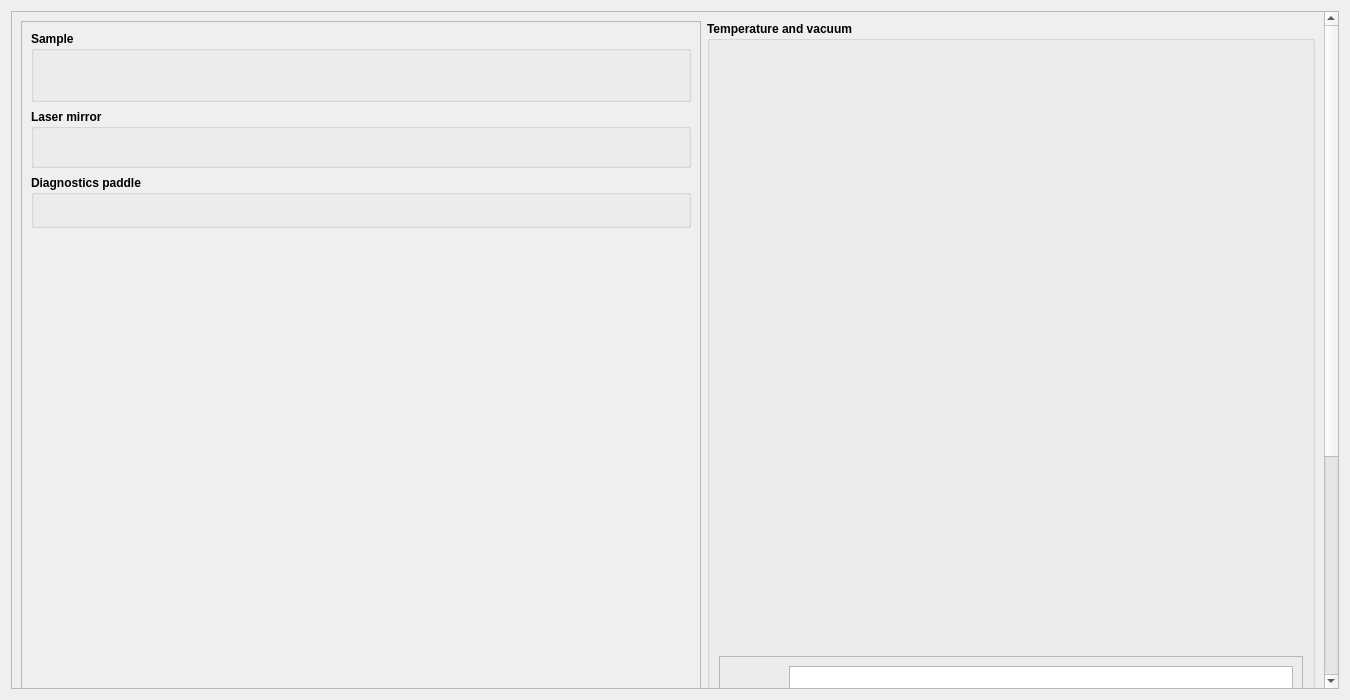
<?xml version="1.0" encoding="UTF-8"?>
<ui version="4.0">
 <class>Form</class>
 <widget class="QWidget" name="Form">
  <property name="geometry">
   <rect>
    <x>0</x>
    <y>0</y>
    <width>1350</width>
    <height>700</height>
   </rect>
  </property>
  <property name="minimumSize">
   <size>
    <width>1350</width>
    <height>700</height>
   </size>
  </property>
  <property name="windowTitle">
   <string>Cryo Chamber</string>
  </property>
  <layout class="QHBoxLayout" name="horizontalLayout">
   <item>
    <widget class="QScrollArea" name="scrollArea">
     <property name="widgetResizable">
      <bool>true</bool>
     </property>
     <widget class="QWidget" name="scrollAreaWidgetContents">
      <property name="geometry">
       <rect>
        <x>0</x>
        <y>0</y>
        <width>1309</width>
        <height>1024</height>
       </rect>
      </property>
      <property name="minimumSize">
       <size>
        <width>686</width>
        <height>0</height>
       </size>
      </property>
      <layout class="QHBoxLayout" name="horizontalLayout_3">
       <item>
        <widget class="QFrame" name="frame_2">
         <property name="minimumSize">
          <size>
           <width>680</width>
           <height>0</height>
          </size>
         </property>
         <property name="maximumSize">
          <size>
           <width>680</width>
           <height>16777215</height>
          </size>
         </property>
         <property name="frameShape">
          <enum>QFrame::StyledPanel</enum>
         </property>
         <property name="frameShadow">
          <enum>QFrame::Raised</enum>
         </property>
         <layout class="QVBoxLayout" name="verticalLayout_5">
          <item>
           <layout class="QVBoxLayout" name="verticalLayout">
            <property name="spacing">
             <number>7</number>
            </property>
            <property name="bottomMargin">
             <number>0</number>
            </property>
            <item>
             <widget class="QGroupBox" name="groupBox">
              <property name="font">
               <font>
                <weight>75</weight>
                <bold>true</bold>
               </font>
              </property>
              <property name="title">
               <string>Sample</string>
              </property>
              <layout class="QVBoxLayout" name="verticalLayout_2">
               <item>
                <widget class="PyDMEmbeddedDisplay" name="PyDMEmbeddedDisplay">
                 <property name="toolTip">
                  <string/>
                 </property>
                 <property name="macros" stdset="0">
                  <string>{&quot;MOTOR&quot;: &quot;XPP:USR:MMS:17&quot;}</string>
                 </property>
                 <property name="filename" stdset="0">
                  <string>../widgets/motor_small.ui</string>
                 </property>
                 <property name="loadWhenShown" stdset="0">
                  <bool>true</bool>
                 </property>
                 <property name="disconnectWhenHidden" stdset="0">
                  <bool>true</bool>
                 </property>
                </widget>
               </item>
               <item>
                <widget class="PyDMEmbeddedDisplay" name="PyDMEmbeddedDisplay_2">
                 <property name="toolTip">
                  <string/>
                 </property>
                 <property name="macros" stdset="0">
                  <string>{&quot;MOTOR&quot;: &quot;XPP:USR:MMS:18&quot;}</string>
                 </property>
                 <property name="filename" stdset="0">
                  <string>../widgets/motor_small.ui</string>
                 </property>
                 <property name="loadWhenShown" stdset="0">
                  <bool>true</bool>
                 </property>
                 <property name="disconnectWhenHidden" stdset="0">
                  <bool>true</bool>
                 </property>
                </widget>
               </item>
               <item>
                <widget class="PyDMEmbeddedDisplay" name="PyDMEmbeddedDisplay_3">
                 <property name="toolTip">
                  <string/>
                 </property>
                 <property name="macros" stdset="0">
                  <string>{&quot;MOTOR&quot;: &quot;XPP:USR:MMS:25&quot;}</string>
                 </property>
                 <property name="filename" stdset="0">
                  <string>../widgets/motor_small.ui</string>
                 </property>
                 <property name="loadWhenShown" stdset="0">
                  <bool>true</bool>
                 </property>
                 <property name="disconnectWhenHidden" stdset="0">
                  <bool>true</bool>
                 </property>
                </widget>
               </item>
               <item>
                <widget class="PyDMEmbeddedDisplay" name="PyDMEmbeddedDisplay_4">
                 <property name="toolTip">
                  <string/>
                 </property>
                 <property name="macros" stdset="0">
                  <string>{&quot;MOTOR&quot;: &quot;XPP:USR:MMS:24&quot;}</string>
                 </property>
                 <property name="filename" stdset="0">
                  <string>../widgets/motor_small.ui</string>
                 </property>
                 <property name="loadWhenShown" stdset="0">
                  <bool>true</bool>
                 </property>
                 <property name="disconnectWhenHidden" stdset="0">
                  <bool>true</bool>
                 </property>
                </widget>
               </item>
               <item>
                <widget class="PyDMEmbeddedDisplay" name="PyDMEmbeddedDisplay_5">
                 <property name="toolTip">
                  <string/>
                 </property>
                 <property name="macros" stdset="0">
                  <string>{&quot;MOTOR&quot;: &quot;XPP:USR:MMS:19&quot;}</string>
                 </property>
                 <property name="filename" stdset="0">
                  <string>../widgets/motor_small.ui</string>
                 </property>
                 <property name="loadWhenShown" stdset="0">
                  <bool>true</bool>
                 </property>
                 <property name="disconnectWhenHidden" stdset="0">
                  <bool>true</bool>
                 </property>
                </widget>
               </item>
               <item>
                <widget class="PyDMEmbeddedDisplay" name="PyDMEmbeddedDisplay_6">
                 <property name="toolTip">
                  <string/>
                 </property>
                 <property name="macros" stdset="0">
                  <string>{&quot;MOTOR&quot;: &quot;XPP:USR:MMS:20&quot;}</string>
                 </property>
                 <property name="filename" stdset="0">
                  <string>../widgets/motor_small.ui</string>
                 </property>
                 <property name="loadWhenShown" stdset="0">
                  <bool>true</bool>
                 </property>
                 <property name="disconnectWhenHidden" stdset="0">
                  <bool>true</bool>
                 </property>
                </widget>
               </item>
              </layout>
             </widget>
            </item>
            <item>
             <widget class="QGroupBox" name="groupBox_2">
              <property name="font">
               <font>
                <weight>75</weight>
                <bold>true</bold>
               </font>
              </property>
              <property name="title">
               <string>Laser mirror</string>
              </property>
              <layout class="QVBoxLayout" name="verticalLayout_3">
               <item>
                <widget class="PyDMEmbeddedDisplay" name="PyDMEmbeddedDisplay_7">
                 <property name="toolTip">
                  <string/>
                 </property>
                 <property name="macros" stdset="0">
                  <string>{&quot;MOTOR&quot;: &quot;XPP:USR:MMS:23&quot;}</string>
                 </property>
                 <property name="filename" stdset="0">
                  <string>../widgets/motor_small.ui</string>
                 </property>
                 <property name="loadWhenShown" stdset="0">
                  <bool>true</bool>
                 </property>
                 <property name="disconnectWhenHidden" stdset="0">
                  <bool>true</bool>
                 </property>
                </widget>
               </item>
               <item>
                <widget class="PyDMEmbeddedDisplay" name="PyDMEmbeddedDisplay_8">
                 <property name="toolTip">
                  <string/>
                 </property>
                 <property name="macros" stdset="0">
                  <string>{&quot;MOTOR&quot;: &quot;XPP:USR:MMS:22&quot;}</string>
                 </property>
                 <property name="filename" stdset="0">
                  <string>../widgets/motor_small.ui</string>
                 </property>
                 <property name="loadWhenShown" stdset="0">
                  <bool>true</bool>
                 </property>
                 <property name="disconnectWhenHidden" stdset="0">
                  <bool>true</bool>
                 </property>
                </widget>
               </item>
               <item>
                <widget class="PyDMEmbeddedDisplay" name="PyDMEmbeddedDisplay_9">
                 <property name="toolTip">
                  <string/>
                 </property>
                 <property name="macros" stdset="0">
                  <string>{&quot;MOTOR&quot;: &quot;XPP:USR:MMS:21&quot;}</string>
                 </property>
                 <property name="filename" stdset="0">
                  <string>../widgets/motor_small.ui</string>
                 </property>
                 <property name="loadWhenShown" stdset="0">
                  <bool>true</bool>
                 </property>
                 <property name="disconnectWhenHidden" stdset="0">
                  <bool>true</bool>
                 </property>
                </widget>
               </item>
               <item>
                <widget class="PyDMEmbeddedDisplay" name="PyDMEmbeddedDisplay_13">
                 <property name="toolTip">
                  <string/>
                 </property>
                 <property name="macros" stdset="0">
                  <string>{&quot;MOTOR&quot;: &quot;XPP:MCS2:01:m10&quot;}</string>
                 </property>
                 <property name="filename" stdset="0">
                  <string>../widgets/motor_small.ui</string>
                 </property>
                 <property name="loadWhenShown" stdset="0">
                  <bool>true</bool>
                 </property>
                 <property name="disconnectWhenHidden" stdset="0">
                  <bool>true</bool>
                 </property>
                </widget>
               </item>
              </layout>
             </widget>
            </item>
            <item>
             <widget class="QGroupBox" name="groupBox_3">
              <property name="font">
               <font>
                <weight>75</weight>
                <bold>true</bold>
               </font>
              </property>
              <property name="title">
               <string>Diagnostics paddle</string>
              </property>
              <layout class="QVBoxLayout" name="verticalLayout_4">
               <item>
                <widget class="PyDMEmbeddedDisplay" name="PyDMEmbeddedDisplay_10">
                 <property name="toolTip">
                  <string/>
                 </property>
                 <property name="macros" stdset="0">
                  <string>{&quot;MOTOR&quot;: &quot;XPP:USR:MMC:05&quot;}</string>
                 </property>
                 <property name="filename" stdset="0">
                  <string>../widgets/motor_small.ui</string>
                 </property>
                 <property name="loadWhenShown" stdset="0">
                  <bool>true</bool>
                 </property>
                 <property name="disconnectWhenHidden" stdset="0">
                  <bool>true</bool>
                 </property>
                </widget>
               </item>
               <item>
                <widget class="PyDMEmbeddedDisplay" name="PyDMEmbeddedDisplay_12">
                 <property name="toolTip">
                  <string/>
                 </property>
                 <property name="macros" stdset="0">
                  <string>{&quot;MOTOR&quot;: &quot;XPP:USR:MMC:06&quot;}</string>
                 </property>
                 <property name="filename" stdset="0">
                  <string>../widgets/motor_small.ui</string>
                 </property>
                 <property name="loadWhenShown" stdset="0">
                  <bool>true</bool>
                 </property>
                 <property name="disconnectWhenHidden" stdset="0">
                  <bool>true</bool>
                 </property>
                </widget>
               </item>
               <item>
                <widget class="PyDMEmbeddedDisplay" name="PyDMEmbeddedDisplay_11">
                 <property name="toolTip">
                  <string/>
                 </property>
                 <property name="macros" stdset="0">
                  <string>{&quot;MOTOR&quot;: &quot;XPP:USR:MMC:04&quot;}</string>
                 </property>
                 <property name="filename" stdset="0">
                  <string>../widgets/motor_small.ui</string>
                 </property>
                 <property name="loadWhenShown" stdset="0">
                  <bool>true</bool>
                 </property>
                 <property name="disconnectWhenHidden" stdset="0">
                  <bool>true</bool>
                 </property>
                </widget>
               </item>
              </layout>
             </widget>
            </item>
           </layout>
          </item>
          <item>
           <spacer name="verticalSpacer">
            <property name="orientation">
             <enum>Qt::Vertical</enum>
            </property>
            <property name="sizeHint" stdset="0">
             <size>
              <width>20</width>
              <height>40</height>
             </size>
            </property>
           </spacer>
          </item>
         </layout>
        </widget>
       </item>
       <item>
        <layout class="QHBoxLayout" name="horizontalLayout_2">
         <property name="rightMargin">
          <number>0</number>
         </property>
         <item>
          <widget class="QGroupBox" name="groupBox_4">
           <property name="minimumSize">
            <size>
             <width>0</width>
             <height>1000</height>
            </size>
           </property>
           <property name="font">
            <font>
             <weight>75</weight>
             <bold>true</bold>
            </font>
           </property>
           <property name="title">
            <string>Temperature and vacuum</string>
           </property>
           <layout class="QVBoxLayout" name="verticalLayout_6">
            <item>
             <widget class="PyDMEmbeddedDisplay" name="PyDMEmbeddedDisplay_14">
              <property name="sizePolicy">
               <sizepolicy hsizetype="Expanding" vsizetype="Expanding">
                <horstretch>0</horstretch>
                <verstretch>0</verstretch>
               </sizepolicy>
              </property>
              <property name="minimumSize">
               <size>
                <width>0</width>
                <height>600</height>
               </size>
              </property>
              <property name="toolTip">
               <string/>
              </property>
              <property name="macros" stdset="0">
               <string>{&quot;CTRL&quot;: &quot;XPP:XCS:TCT:01&quot;}</string>
              </property>
              <property name="filename" stdset="0">
               <string>../widgets/LS336.ui</string>
              </property>
              <property name="loadWhenShown" stdset="0">
               <bool>true</bool>
              </property>
              <property name="disconnectWhenHidden" stdset="0">
               <bool>true</bool>
              </property>
             </widget>
            </item>
            <item>
             <widget class="QFrame" name="frame">
              <property name="minimumSize">
               <size>
                <width>0</width>
                <height>0</height>
               </size>
              </property>
              <property name="maximumSize">
               <size>
                <width>16777215</width>
                <height>16777215</height>
               </size>
              </property>
              <property name="frameShape">
               <enum>QFrame::StyledPanel</enum>
              </property>
              <property name="frameShadow">
               <enum>QFrame::Raised</enum>
              </property>
              <layout class="QGridLayout" name="gridLayout">
               <item row="1" column="1">
                <widget class="PyDMLabel" name="PyDMLabel_2">
                 <property name="toolTip">
                  <string/>
                 </property>
                 <property name="precision" stdset="0">
                  <number>1</number>
                 </property>
                 <property name="showUnits" stdset="0">
                  <bool>false</bool>
                 </property>
                 <property name="precisionFromPV" stdset="0">
                  <bool>false</bool>
                 </property>
                 <property name="alarmSensitiveContent" stdset="0">
                  <bool>false</bool>
                 </property>
                 <property name="alarmSensitiveBorder" stdset="0">
                  <bool>true</bool>
                 </property>
                 <property name="PyDMToolTip" stdset="0">
                  <string/>
                 </property>
                 <property name="channel" stdset="0">
                  <string>ca://XPP:USR:GCC:01:PMON</string>
                 </property>
                 <property name="displayFormat" stdset="0">
                  <enum>PyDMLabel::Exponential</enum>
                 </property>
                </widget>
               </item>
               <item row="1" column="0">
                <widget class="QLabel" name="label_2">
                 <property name="text">
                  <string>GCC</string>
                 </property>
                </widget>
               </item>
               <item row="1" column="2">
                <widget class="PyDMTimePlot" name="PyDMTimePlot_2">
                 <property name="sizePolicy">
                  <sizepolicy hsizetype="Expanding" vsizetype="Expanding">
                   <horstretch>0</horstretch>
                   <verstretch>0</verstretch>
                  </sizepolicy>
                 </property>
                 <property name="toolTip">
                  <string/>
                 </property>
                 <property name="yAxes">
                  <stringlist>
                   <string>{&quot;name&quot;: &quot;Axis 1&quot;, &quot;orientation&quot;: &quot;left&quot;, &quot;label&quot;: null, &quot;minRange&quot;: -1.0, &quot;maxRange&quot;: 1.0, &quot;autoRange&quot;: true, &quot;logMode&quot;: false}</string>
                  </stringlist>
                 </property>
                 <property name="curves">
                  <stringlist>
                   <string>{&quot;channel&quot;: &quot;ca://XPP:USR:GCC:01:PMON&quot;, &quot;plot_style&quot;: null, &quot;name&quot;: &quot;Pressure&quot;, &quot;color&quot;: &quot;white&quot;, &quot;lineStyle&quot;: 1, &quot;lineWidth&quot;: 1, &quot;symbol&quot;: null, &quot;symbolSize&quot;: 10, &quot;yAxisName&quot;: &quot;Axis 1&quot;, &quot;barWidth&quot;: null, &quot;upperThreshold&quot;: null, &quot;lowerThreshold&quot;: null, &quot;thresholdColor&quot;: &quot;white&quot;}</string>
                  </stringlist>
                 </property>
                 <property name="bufferSize">
                  <number>600</number>
                 </property>
                 <property name="updateMode" stdset="0">
                  <enum>PyDMTimePlot::AtFixedRate</enum>
                 </property>
                 <property name="timeSpan">
                  <double>600.000000000000000</double>
                 </property>
                </widget>
               </item>
               <item row="0" column="2">
                <widget class="PyDMTimePlot" name="PyDMTimePlot">
                 <property name="sizePolicy">
                  <sizepolicy hsizetype="Expanding" vsizetype="Expanding">
                   <horstretch>0</horstretch>
                   <verstretch>0</verstretch>
                  </sizepolicy>
                 </property>
                 <property name="toolTip">
                  <string/>
                 </property>
                 <property name="yAxes">
                  <stringlist>
                   <string>{&quot;name&quot;: &quot;Axis 1&quot;, &quot;orientation&quot;: &quot;left&quot;, &quot;label&quot;: null, &quot;minRange&quot;: -1.0, &quot;maxRange&quot;: 1.0, &quot;autoRange&quot;: true, &quot;logMode&quot;: false}</string>
                  </stringlist>
                 </property>
                 <property name="curves">
                  <stringlist>
                   <string>{&quot;channel&quot;: &quot;ca://XPP:USR:GPI:01:PMON&quot;, &quot;plot_style&quot;: null, &quot;name&quot;: &quot;Pressure&quot;, &quot;color&quot;: &quot;white&quot;, &quot;lineStyle&quot;: 1, &quot;lineWidth&quot;: 1, &quot;symbol&quot;: null, &quot;symbolSize&quot;: 10, &quot;yAxisName&quot;: &quot;Axis 1&quot;, &quot;barWidth&quot;: null, &quot;upperThreshold&quot;: null, &quot;lowerThreshold&quot;: null, &quot;thresholdColor&quot;: &quot;white&quot;}</string>
                  </stringlist>
                 </property>
                 <property name="bufferSize">
                  <number>600</number>
                 </property>
                 <property name="updateMode" stdset="0">
                  <enum>PyDMTimePlot::AtFixedRate</enum>
                 </property>
                 <property name="timeSpan">
                  <double>600.000000000000000</double>
                 </property>
                </widget>
               </item>
               <item row="0" column="1">
                <widget class="PyDMLabel" name="PyDMLabel">
                 <property name="toolTip">
                  <string/>
                 </property>
                 <property name="precision" stdset="0">
                  <number>1</number>
                 </property>
                 <property name="showUnits" stdset="0">
                  <bool>false</bool>
                 </property>
                 <property name="precisionFromPV" stdset="0">
                  <bool>false</bool>
                 </property>
                 <property name="alarmSensitiveContent" stdset="0">
                  <bool>false</bool>
                 </property>
                 <property name="alarmSensitiveBorder" stdset="0">
                  <bool>true</bool>
                 </property>
                 <property name="PyDMToolTip" stdset="0">
                  <string/>
                 </property>
                 <property name="channel" stdset="0">
                  <string>ca://XPP:USR:GPI:01:PMON</string>
                 </property>
                 <property name="displayFormat" stdset="0">
                  <enum>PyDMLabel::Exponential</enum>
                 </property>
                </widget>
               </item>
               <item row="0" column="0">
                <widget class="QLabel" name="label">
                 <property name="text">
                  <string>PIRANI</string>
                 </property>
                </widget>
               </item>
              </layout>
             </widget>
            </item>
           </layout>
          </widget>
         </item>
        </layout>
       </item>
      </layout>
     </widget>
    </widget>
   </item>
  </layout>
 </widget>
 <customwidgets>
  <customwidget>
   <class>PyDMLabel</class>
   <extends>QLabel</extends>
   <header>pydm.widgets.label</header>
  </customwidget>
  <customwidget>
   <class>PyDMTimePlot</class>
   <extends>QGraphicsView</extends>
   <header>pydm.widgets.timeplot</header>
  </customwidget>
  <customwidget>
   <class>PyDMEmbeddedDisplay</class>
   <extends>QFrame</extends>
   <header>pydm.widgets.embedded_display</header>
  </customwidget>
 </customwidgets>
 <resources/>
 <connections/>
</ui>
